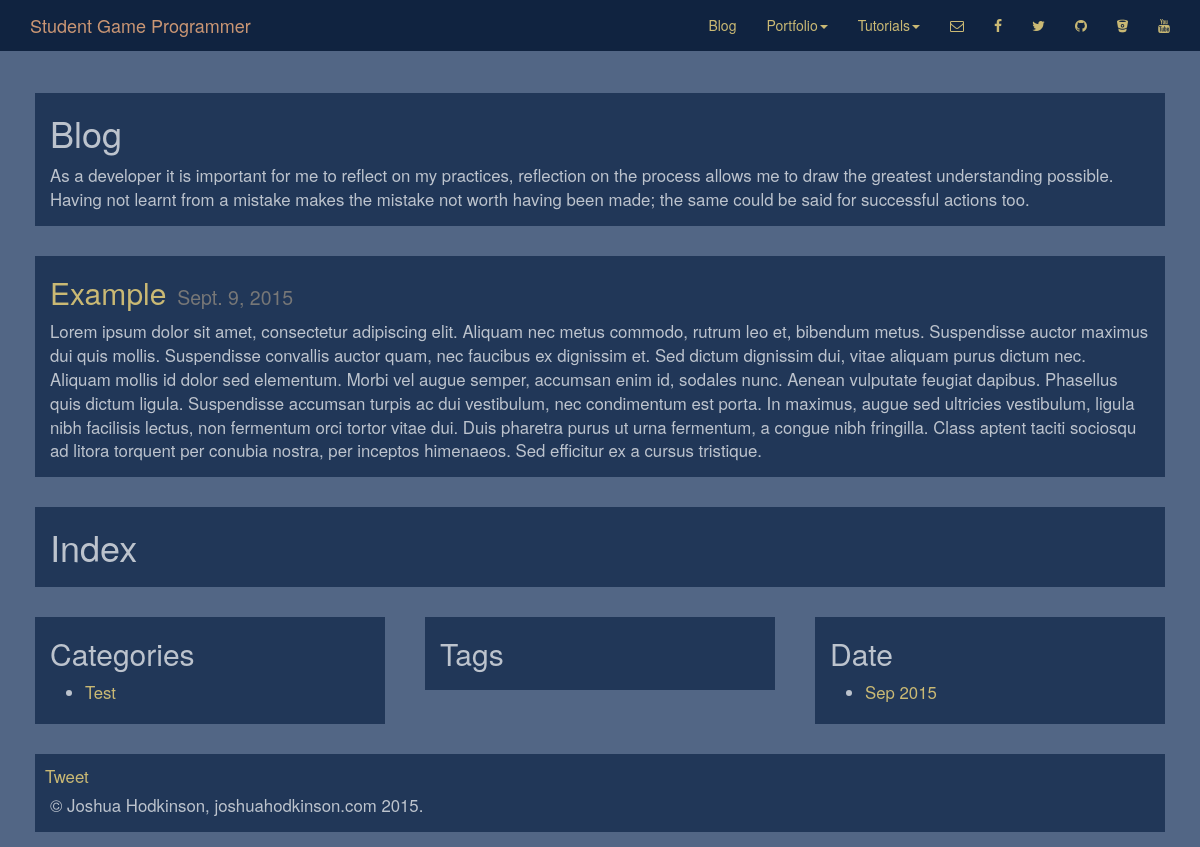
/blog/, run on an earlier commit of the app's database.
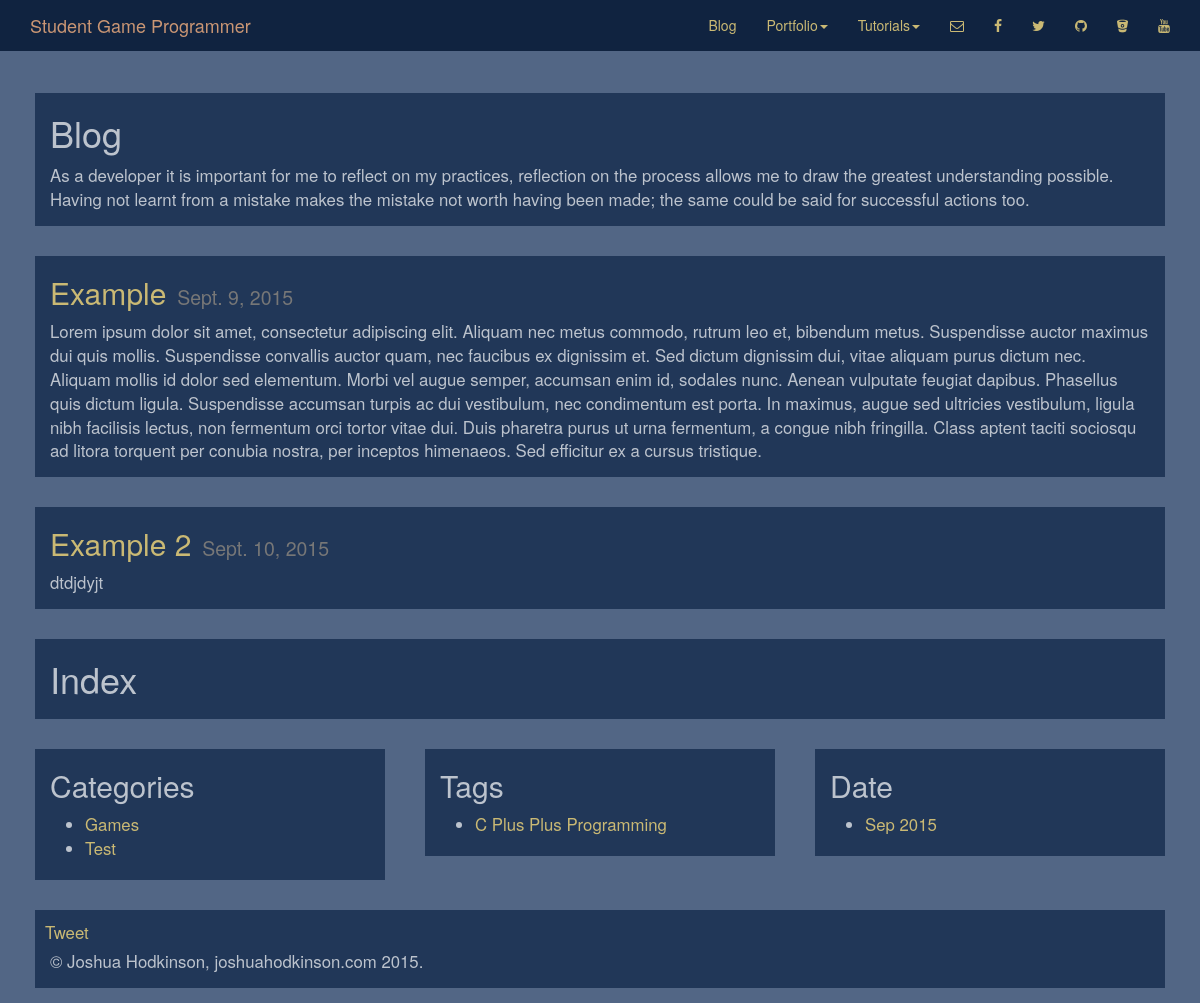
And on a later commit of the database.
### blog/models.py (models this page shows, shortened)
class Blog(models.Model):
	title = models.CharField(max_length=50)
	slug = models.SlugField(max_length=50, unique=True)
	body = models.TextField()
	posted = models.DateField(auto_now_add=True)
	category = models.ForeignKey('blog.Category', blank=True, null=True)
	tags = models.ManyToManyField('blog.Tag')
	@permalink
	def get_absolute_url(self):
		return ('blog-post', None, {'slug':self.slug, 'id':self.id,})
	class Meta:
		verbose_name = "Post"
		verbose_name_plural = "Posts"
		ordering = ["-posted"]

class Category(models.Model):
	title = models.CharField(max_length = 50)
	slug = models.SlugField(max_length=50)
	@permalink
	def get_absolute_url(self):
		return ('blog-category', None, {'slug':self.slug, 'id':self.id,})
	class Meta:
		verbose_name = "Category"
		verbose_name_plural = "Categories"
		ordering = ["title"]

class Tag(models.Model):
	title = models.CharField(max_length = 50, db_index=True)
	slug = models.SlugField(max_length=50)
	@permalink
	def get_absolute_url(self):
		return ('blog-tag', None, {'slug':self.slug, 'id':self.id,})
	class Meta:
		verbose_name = "Tag"
		verbose_name_plural = "Tags"
		ordering = ["title"]

### blog/views.py (the view)
# urls.py: url(r'^category/(?P<id>[0-9]+)/(?P<slug>[-\w\d]+)/$', 'blog.views.category', name='blog-category'),
def blog(request):
	posts = Blog.objects.dates('posted', 'month')
	dates = {}
	print (posts)
	return render(request, "blog/home.html", {
			'categories' : Category.objects.all(),
			'tags' : Tag.objects.all(),
			'dates' : posts,
			'posts' : Blog.objects.all().order_by('posted')[:5]
		})

### blog/templates/blog/home.html (shortened to what this page needs)
{% extends "base.html"%}
{% load staticfiles %}
{% load  markdown_deux_tags %}
{% block content%}
	<div class="container" style="margin-top: 78px;">
		<div class="row content">
			<H1>Blog</H1>
			<p>As a developer it is important for me to reflect on my practices, reflection on the process allows me to draw the greatest understanding possible. Having not learnt from a mistake makes the mistake not worth having been made; the same could be said for successful actions too.</p>
		</div>
		<div class="row">
			{% if posts %}
				{% for post in posts %}
					<div class="col-xs-12">
						<div class="content">
							<h2><a href="{{post.get_absolute_url}}" style="color:#cab974;">{{post.title}}</a><small>&nbsp;&nbsp;{{post.posted}}</small></h2>
							<p>{{post.body|markdown}}</p>
						</div>
					</div>
				{% endfor %}
			{% endif %}
		</div>
		<div class="row content" >
			<H1>Index</H1>
		</div>
		<div class="row">
			<div class="col-sm-4">
				<div class="content">
					<h2>Categories</h2>
					{% if categories %}
						<ul>
							{% for cat in categories %}
								<li>
									<a href="{{cat.get_absolute_url}}">{{cat.title}}</a>
								</li>
							{% endfor %}
						</ul>
					{% endif %}
				</div>
			</div>
			<div class="col-sm-4">
				<div class="content">
					<h2>Tags</h2>
					{% if tags %}
						<ul>
							{% for tag in tags %}
								<li>
									<a href="{{tag.get_absolute_url}}">{{tag.title}}</a>
								</li>
							{% endfor %}
						</ul>
					{% endif %}
				</div>
			</div>
			<div class="col-sm-4">
				<div class="content">
					<h2>Date</h2>
					{% if dates %}
						<ul>
							{% for d in dates %}
								<li>
									<a href="{% url 'blog' %}date/{{d.year}}/{{d.month}}/">{{d|date:"M Y"}}</a>
								</li>
							{% endfor %}
						</ul>
					{% endif %}
				</div>
			</div>
		</div>
	</div>
{%endblock%}

What changed in the data, as far as the page shows it:
added Blog: title "Example 2", posted "Sept. 10, 2015", body "dtdjdyjt"
added Category: title "Games"
added Tag: title "C Plus Plus Programming"
